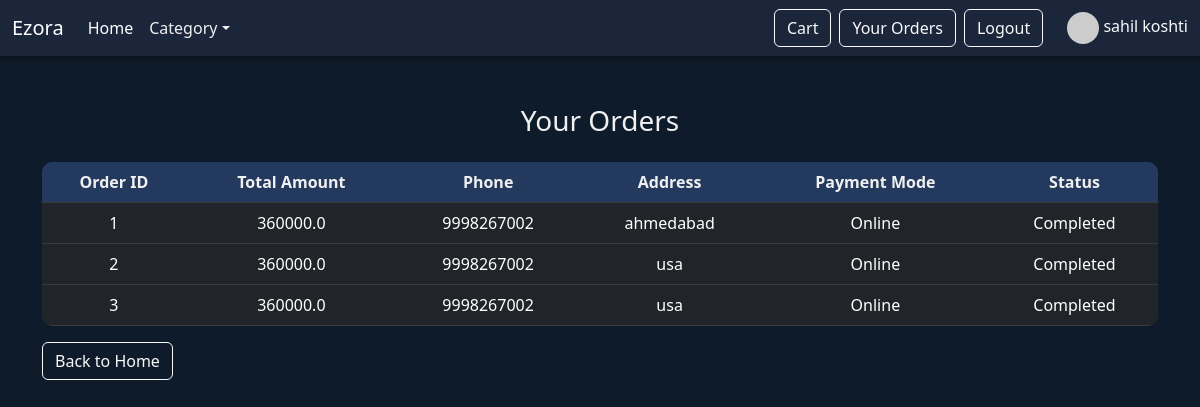
The app's page /your-orders (signed in) with its own data.
### App/models.py (models this page shows)
class ordermodel(models.Model):
   userid = models.ForeignKey(registermodel, on_delete=models.CASCADE)
   finaltotal = models.FloatField()
   phone = models.BigIntegerField()
   address = models.TextField()
   paymode = models.CharField(max_length=40)
   timestamp = models.DateTimeField(auto_now_add=True)
   status = models.BooleanField(default=False)
   razorpay_order_id = models.CharField(max_length=255, null=True, blank=True)

### App/views.py (the view)
# urls.py: path('your-orders', views.your_orders),
def your_orders(request):
    if not request.session.get("log_id"):
        messages.error(request, "You need to log in to view your orders.")
        return redirect("/login")
    userid = request.session["log_id"]
    fetch_orders = ordermodel.objects.filter(userid=registermodel(id=userid))
    fetchcatdata = Category.objects.all()
    context = {
        "orders": fetch_orders,
        "catdata": fetchcatdata,
    }
    return render(request, "your_orders.html", context)

### App/templates/your_orders.html (shortened to what this page needs)
<!DOCTYPE html>
<html lang="en">
<head>
    <link href="https://cdn.jsdelivr.net/npm/bootstrap@5.3.0-alpha3/dist/css/bootstrap.min.css" rel="stylesheet">
</head>
<body>
{% include "nav.html" %}
    <div class="container my-5">
        <h3 class="text-center mb-4">Your Orders</h3>
        <div class="table-responsive">
            <table class="table table-dark table-hover text-center">
                <thead>
                    <tr>
                        <th>Order ID</th>
                        <th>Total Amount</th>
                        <th>Phone</th>
                        <th>Address</th>
                        <th>Payment Mode</th>
                        <th>Status</th>
                    </tr>
                </thead>
                <tbody>
                    {% if orders %}
                        {% for order in orders %}
                            <tr>
                                <td>{{ order.id }}</td>
                                <td>{{ order.finaltotal }}</td>
                                <td>{{ order.phone }}</td>
                                <td>{{ order.address }}</td>
                                <td>{{ order.paymode }}</td>
                                <td>{{ order.status|yesno:"Completed,Pending" }}</td>
                            </tr>
                        {% endfor %}
                    {% else %}
                        <tr>
                            <td colspan="6">You have no orders yet.</td>
                        </tr>
                    {% endif %}
                </tbody>
            </table>
        </div>
        <a class="btn btn-outline-light me-2" href="/">Back to Home</a>
    </div>
</body>
</html>

### App/templates/your_orders.html (style rules this page uses)
body { background-color: #0d1b2a; color: #f0f0f0; }
.table { background-color: #1b263b; border-radius: 10px; overflow: hidden; }
.table th { background-color: #23395d; color: #f0f0f0; }
.table tbody tr { transition: background-color 0.3s ease-in-out; }

### records on screen
ordermodel: id "1", finaltotal "360000.0", phone "9998267002", address "ahmedabad", paymode "Online", status "Completed"
ordermodel: id "2", finaltotal "360000.0", phone "9998267002", address "usa", paymode "Online", status "Completed"
ordermodel: id "3", finaltotal "360000.0", phone "9998267002", address "usa", paymode "Online", status "Completed"

### other values on screen
{{ request.session.log_name }} "sahil koshti"
